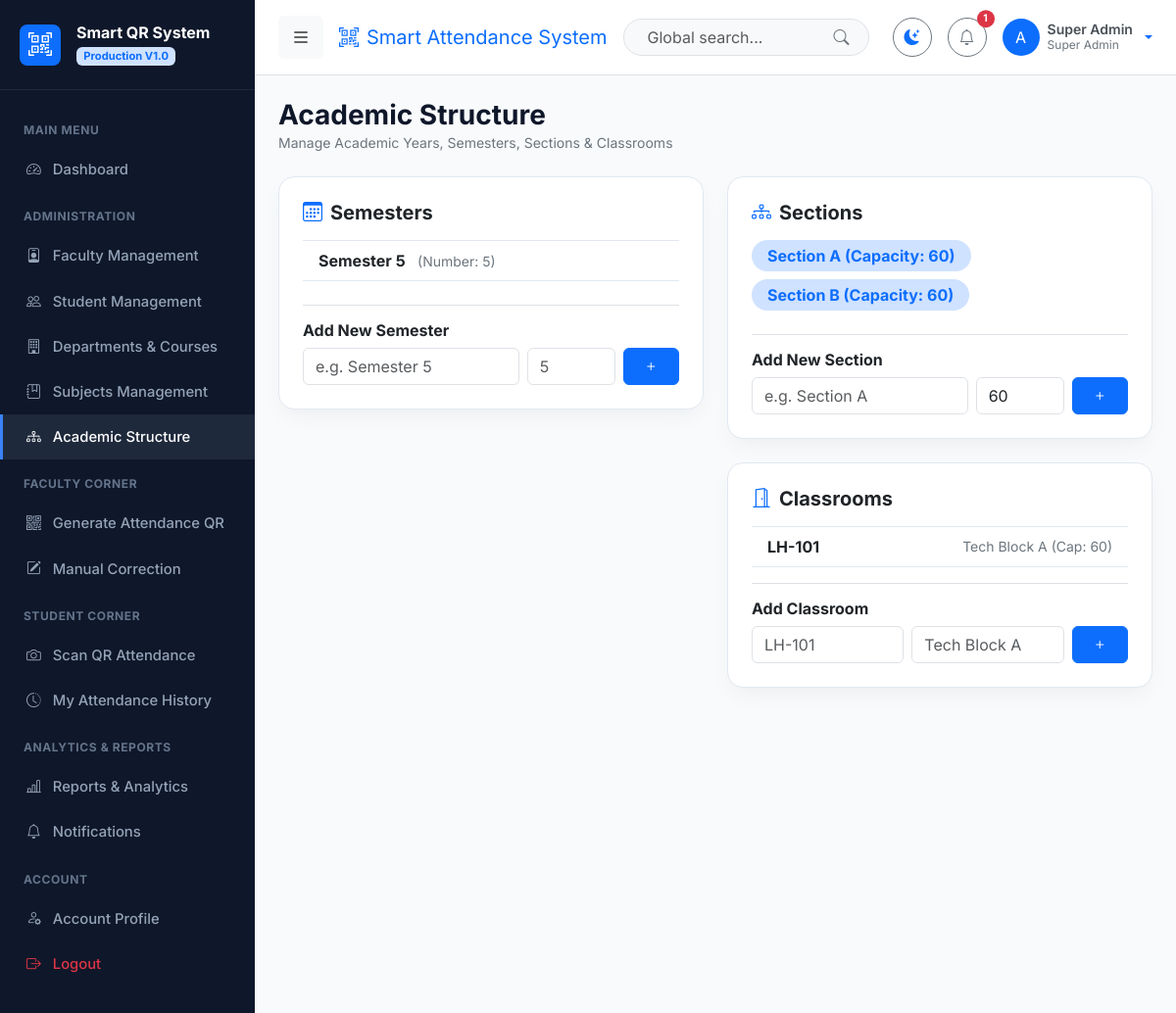
The app's page /subjects/structure/ (signed in) with its own data.
### apps/accounts/models.py (models this page shows, shortened)
class User(AbstractUser):
    class Role(models.TextChoices):
        ADMIN = 'ADMIN', 'Super Admin'
        FACULTY = 'FACULTY', 'Faculty'
        STUDENT = 'STUDENT', 'Student'
    role = models.CharField(max_length=20, choices=Role.choices, default=Role.STUDENT)
    phone_number = models.CharField(max_length=20, blank=True, null=True)
    profile_picture = models.ImageField(upload_to='profiles/', blank=True, null=True)
    address = models.TextField(blank=True, null=True)
    date_of_birth = models.DateField(blank=True, null=True)
    is_approved = models.BooleanField(default=True)
    def is_admin(self):
        return self.role == self.Role.ADMIN or self.is_superuser
    def is_faculty(self):
        return self.role == self.Role.FACULTY
    def is_student(self):
        return self.role == self.Role.STUDENT
    def get_full_name_or_username(self):
        full_name = f"{self.first_name} {self.last_name}".strip()
        return full_name if full_name else self.username

### apps/subjects/models.py (models this page shows, shortened)
class Semester(models.Model):
    academic_year = models.ForeignKey(AcademicYear, on_delete=models.CASCADE, related_name='semesters', null=True, blank=True)
    number = models.IntegerField(help_text="1 to 8")
    name = models.CharField(max_length=50, help_text="e.g. Semester 1")
    class Meta:
        ordering = ['number']

class Section(models.Model):
    name = models.CharField(max_length=50, help_text="e.g. Section A")
    capacity = models.IntegerField(default=60)
    class Meta:
        ordering = ['name']

class Classroom(models.Model):
    room_number = models.CharField(max_length=50, unique=True)
    building_name = models.CharField(max_length=100)
    capacity = models.IntegerField(default=60)
    class Meta:
        ordering = ['room_number']

### apps/subjects/views.py (the view)
    def _wrapped_view(request, *args, **kwargs):
        if not request.user.is_authenticated or not request.user.is_admin():
            messages.error(request, "Access restricted to administrators.")
            return redirect('dashboard:dashboard')
        return view_func(request, *args, **kwargs)

### apps/notifications/context_processors.py (called while the page is built)
def unread_notifications_processor(request):
    if request.user.is_authenticated:
        unread_count = Notification.objects.filter(user=request.user, is_read=False).count()
        recent_notifications = Notification.objects.filter(user=request.user)[:5]
        return {
            'unread_notifications_count': unread_count,
            'recent_notifications': recent_notifications,
        }
    return {
        'unread_notifications_count': 0,
        'recent_notifications': [],
    }

### apps/subjects/views.py (called while the page is built, shortened)
def admin_required(view_func):
    def _wrapped_view(request, *args, **kwargs):
        if not request.user.is_authenticated or not request.user.is_admin():
            messages.error(request, "Access restricted to administrators.")
            return redirect('dashboard:dashboard')
        return view_func(request, *args, **kwargs)
    return _wrapped_view

@login_required
@admin_required
def structure_management(request):
    semesters = Semester.objects.all()
    sections = Section.objects.all()
    classrooms = Classroom.objects.all()
    academic_years = AcademicYear.objects.all()
    return render(request, 'subjects/structure.html', {
        'semesters': semesters,
        'sections': sections,
        'classrooms': classrooms,
        'academic_years': academic_years
    })

### templates/subjects/structure.html (shortened to what this page needs)
{% extends 'base.html' %}
{% block content %}
<div class="d-flex justify-content-between align-items-center mb-4">
    <div>
        <h3 class="fw-bold m-0">Academic Structure</h3>
        <p class="text-secondary small m-0">Manage Academic Years, Semesters, Sections & Classrooms</p>
    </div>
</div>
<div class="row g-4">
    <div class="col-12 col-md-6">
        <div class="card card-custom p-4">
            <h5 class="fw-bold mb-3"><i class="bi bi-calendar3 me-2 text-primary"></i>Semesters</h5>
            <div class="list-group list-group-flush mb-4">
                {% for sem in semesters %}
                    <div class="list-group-item bg-transparent d-flex justify-content-between align-items-center">
                        <div>
                            <span class="fw-bold">{{ sem.name }}</span>
                            <span class="small text-secondary ms-2">(Number: {{ sem.number }})</span>
                        </div>
                    </div>
                {% empty %}
                    <div class="text-center py-2 text-secondary">No semesters configured.</div>
                {% endfor %}
            </div>
            <form method="POST" class="border-top pt-3">
                <h6 class="fw-bold mb-2">Add New Semester</h6>
                <div class="row g-2">
                    <div class="col-7">
                        <input type="text" name="sem_name" class="form-control" placeholder="e.g. Semester 5" required>
                    </div>
                    <div class="col-3">
                        <input type="number" name="sem_number" class="form-control" placeholder="5" required>
                    </div>
                    <div class="col-2">
                        <button type="submit" class="btn btn-primary w-100"><i class="bi bi-plus"></i></button>
                    </div>
                </div>
            </form>
        </div>
    </div>
    <div class="col-12 col-md-6">
        <div class="card card-custom p-4 mb-4">
            <h5 class="fw-bold mb-3"><i class="bi bi-diagram-3 me-2 text-primary"></i>Sections</h5>
            <div class="d-flex flex-wrap gap-2 mb-4">
                {% for sec in sections %}
                    <span class="badge bg-primary-subtle text-primary fs-6 px-3 py-2 rounded-pill">
                        {{ sec.name }} (Capacity: {{ sec.capacity }})
                    </span>
                {% empty %}
                    <div class="text-secondary small">No sections added yet.</div>
                {% endfor %}
            </div>
            <form method="POST" class="border-top pt-3">
                <h6 class="fw-bold mb-2">Add New Section</h6>
                <div class="row g-2">
                    <div class="col-7">
                        <input type="text" name="sec_name" class="form-control" placeholder="e.g. Section A" required>
                    </div>
                    <div class="col-3">
                        <input type="number" name="capacity" class="form-control" value="60">
                    </div>
                    <div class="col-2">
                        <button type="submit" class="btn btn-primary w-100"><i class="bi bi-plus"></i></button>
                    </div>
                </div>
            </form>
        </div>
        <div class="card card-custom p-4">
            <h5 class="fw-bold mb-3"><i class="bi bi-door-open me-2 text-primary"></i>Classrooms</h5>
            <div class="list-group list-group-flush mb-3">
                {% for room in classrooms %}
                    <div class="list-group-item bg-transparent d-flex justify-content-between align-items-center">
                        <b>{{ room.room_number }}</b>
                        <span class="small text-secondary">{{ room.building_name }} (Cap: {{ room.capacity }})</span>
                    </div>
                {% empty %}
                    <div class="text-secondary small">No classrooms registered.</div>
                {% endfor %}
            </div>
            <form method="POST" class="border-top pt-3">
                <h6 class="fw-bold mb-2">Add Classroom</h6>
                <div class="row g-2">
                    <div class="col-5">
                        <input type="text" name="room_number" class="form-control" placeholder="LH-101" required>
                    </div>
                    <div class="col-5">
                        <input type="text" name="building_name" class="form-control" placeholder="Tech Block A" required>
                    </div>
                    <div class="col-2">
                        <button type="submit" class="btn btn-primary w-100"><i class="bi bi-plus"></i></button>
                    </div>
                </div>
            </form>
        </div>
    </div>
</div>
{% endblock %}

### templates/navbar.html (shortened to what this page needs)
<nav class="navbar navbar-expand-lg border-bottom px-4 py-3 sticky-top bg-body">
    <div class="container-fluid p-0">
        <button class="btn btn-light me-3 d-flex align-items-center" id="sidebar-toggle" title="Toggle Navigation">
            <i class="bi bi-list fs-5"></i>
        </button>
        <span class="navbar-brand font-bold fs-5 d-none d-md-block text-primary">
            <i class="bi bi-qr-code-scan me-2"></i>Smart Attendance System
        </span>
        <form class="d-none d-md-flex ms-auto me-4 position-relative" style="max-width: 320px;" action="{% url 'reports:index' %}" method="GET">
            <input class="form-control rounded-pill ps-4 pe-5 bg-body-tertiary" type="search" name="query" placeholder="Global search..." aria-label="Search">
            <button class="btn border-0 position-absolute end-0 top-50 translate-middle-y me-2 text-secondary" type="submit">
                <i class="bi bi-search"></i>
            </button>
        </form>
        <div class="d-flex align-items-center gap-3 ms-auto ms-md-0">
            <button class="btn btn-outline-secondary rounded-circle d-flex align-items-center justify-content-center" id="theme-toggle-btn" style="width: 40px; height: 40px;" title="Toggle Dark/Light Mode">
                <i class="bi bi-moon-stars-fill text-primary"></i>
            </button>
            <div class="dropdown">
                <button class="btn btn-outline-secondary rounded-circle position-relative d-flex align-items-center justify-content-center" style="width: 40px; height: 40px;" data-bs-toggle="dropdown" aria-expanded="false">
                    <i class="bi bi-bell"></i>
                    {% if unread_notifications_count > 0 %}
                        <span class="position-absolute top-0 start-100 translate-middle badge rounded-pill bg-danger" style="font-size: 0.65rem;">
                            {{ unread_notifications_count }}
                        </span>
                    {% endif %}
                </button>
            </div>
            <div class="dropdown">
                <a href="#" class="d-flex align-items-center text-decoration-none dropdown-toggle gap-2" data-bs-toggle="dropdown" aria-expanded="false">
                    {% if user.profile_picture %}
                        <img src="{{ user.profile_picture.url }}" alt="User" width="38" height="38" class="rounded-circle object-fit-cover">
                    {% else %}
                        <div class="rounded-circle bg-primary text-white d-flex align-items-center justify-content-center font-bold" style="width: 38px; height: 38px;">
                            {{ user.username|slice:":1"|upper }}
                        </div>
                    {% endif %}
                    <div class="d-none d-lg-block text-start" style="line-height: 1.2;">
                        <div class="fw-semibold text-dark-emphasis small">{{ user.get_full_name_or_username }}</div>
                        <div class="text-secondary extra-small" style="font-size: 0.75rem;">{{ user.get_role_display }}</div>
                    </div>
                </a>
            </div>
        </div>
    </div>
</nav>

### static/css/style.css (style rules this page uses)
:root { --bg-body: #f8fafc; --bg-card: #ffffff; --text-primary: #0f172a; --text-secondary: #475569; --border-color: #e2e8f0; --sidebar-bg: #0f172a; --sidebar-text: #94a3b8; --sidebar-hover: #1e293b; --sidebar-active: #3b82f6; --accent-gradient: linear-gradient(135deg, #3b82f6 0%, #2563eb 100%); --card-shadow: 0 10px 25px -5px rgba(0, 0, 0, 0.05), 0 8px 10px -6px rgba(0, 0, 0, 0.01); }
body { font-family: 'Inter', system-ui, -apple-system, sans-serif; background-color: var(--bg-body); color: var(--text-primary); min-height: 100vh; transition: background-color 0.3s ease, color 0.3s ease; }
.card-custom { background-color: var(--bg-card); border: 1px solid var(--border-color); border-radius: 1rem; box-shadow: var(--card-shadow); transition: transform 0.2s ease, box-shadow 0.2s ease; }

### records on screen
User: username "A", get_full_name_or_username "Super Admin", role "Super Admin"
Semester: name "Semester 5", number "5"
Section: name "Section A", capacity "60"
Section: name "Section B", capacity "60"
Classroom: room_number "LH-101", building_name "Tech Block A", capacity "60"

### other values on screen
{{ unread_notifications_count }} "1"
